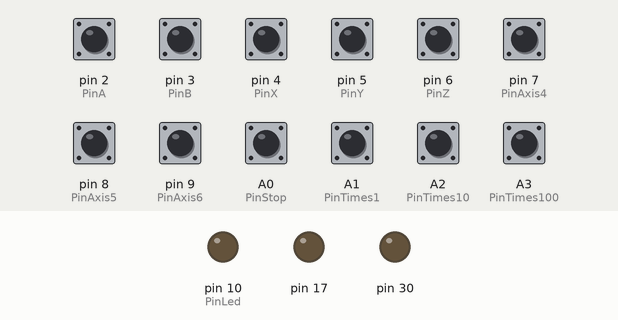
Recording of a sketch running on a simulated SparkFun Pro Micro, built with avr-gcc and run on an emulated ATmega32U4. Shown: output pins drawn as LEDs (lit = HIGH). Inputs (shaded band) come from the test bench; at power-on: A0 (PinStop), A1 (PinTimes1), A2 (PinTimes10), A3 (PinTimes100), pin 2 (PinA), pin 3 (PinB), pin 4 (PinX), pin 5 (PinY), pin 6 (PinZ), pin 7 (PinAxis4), pin 8 (PinAxis5), pin 9 (PinAxis6) HIGH.

Above: at 1.2 s.
1.3 s: A0 (PinStop) pulled LOW for 0.15 s
At 1.37 s:
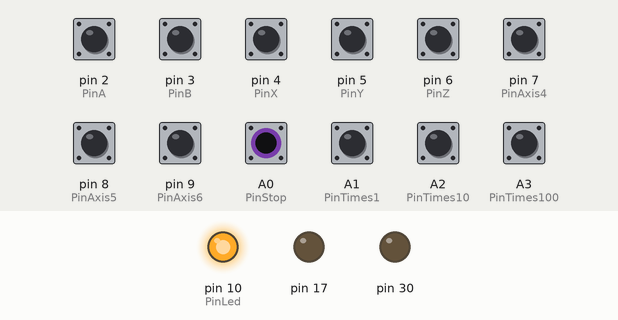
Timing chart, 0 to 4.3 s (numbered marks = the images above; inputs shaded):
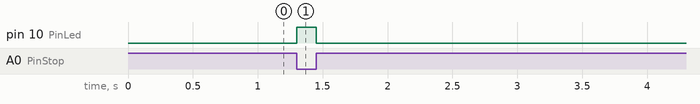

The sketch:

CNC-pendant.ino
```cpp
// CNC pendant interface to Duet
// D Crocker, started 2020-05-04

/* This Arduino sketch can be run on either Arduino Nano or Arduino Pro Micro.
 * It should alo work on an Arduino Uno (using the same wiring scheme as for the Nano) or Arduino Leonardo (using the same wiring scheme as for the Pro Micro).
 * The recommended board is the Arduino Pro Micro because the passthrough works without any modificatoins to the Arduino.

*** Pendant to Arduino Pro Micro connections ***

Pro Micro Pendant   Wire colours
VCC       +5V       red
GND       0V,       black
          COM,      orange/black
          CN,       blue/black
          LED-      white/black

D2        A         green
D3        B         white
D4        X         yellow
D5        Y         yellow/black
D6        Z         brown
D7        4         brown/black
D8        5         powder (if present)
D9        6         powder/black (if present)
D10       LED+      green/black
A0        STOP      blue
A1        X1        grey
A2        X10       grey/black
A3        X100      orange

NC        /A,       violet
          /B        violet/black

*** Arduino Pro Micro to Duet PanelDue connector connections ***

Pro Micro Duet
VCC       +5V
GND       GND
TX1/D0    Through 6K8 resistor to URXD, also connect 10K resistor between URXD and GND

To connect a PanelDue as well:

PanelDue +5V to +5V/VCC
PanelDue GND to GND
PanelDue DIN to Duet UTXD or IO_0_OUT
PanelDue DOUT to /Pro Micro RX1/D0.

*** Pendant to Arduino Nano connections ***

Nano    Pendant   Wire colours
+5V     +5V       red
GND     0V,       black
        COM,      orange/black
        CN,       blue/black
        LED-      white/black

D2      A         green
D3      B         white
D4      X         yellow
D5      Y         yellow/black
D6      Z         brown
D7      4         brown/black
D8      5         powder (if present)
D9      6         powder/black (if present)
D10     X1        grey
D11     X10       grey/black
D12     X100      orange
D13     LED+      green/black
A0      STOP      blue

NC      /A,       violet
        /B        violet/black

*** Arduino Nano to Duet PanelDue connector connections ***

Nano    Duet
+5V     +5V
GND     GND
TX1/D0  Through 6K8 resistor to URXD, also connect 10K resistor between URXD and GND

To connect a PanelDue as well:

PanelDue +5V to +5V
PanelDue GND to GND
PanelDue DIN to Duet UTXD or IO_0_OUT
PanelDue DOUT to Nano/Pro Micro RX1/D0.

On the Arduino Nano is necessary to replace the 1K resistor between the USB interface chip by a 10K resistor so that PanelDiue can override the USB chip.
On Arduino Nano clones with CH340G chip, it is also necessary to remove the RxD LED or its series resistor.

*/

// Configuration constants
const int PinA = 2;
const int PinB = 3;
const int PinX = 4;
const int PinY = 5;
const int PinZ = 6;
const int PinAxis4 = 7;
const int PinAxis5 = 8;
const int PinAxis6 = 9;
const int PinStop = A0;

#if defined(__AVR_ATmega32U4__)     // Arduino Micro, Pro Micro or Leonardo
const int PinTimes1 = A1;
const int PinTimes10 = A2;
const int PinTimes100 = A3;
const int PinLed = 10;
#endif

#if defined(__AVR_ATmega328P__)     // Arduino Nano or Uno
const int PinTimes1 = 10;
const int PinTimes10 = 11;
const int PinTimes100 = 12;
const int PinLed = 13;
#endif


const unsigned long BaudRate = 57600;
const int PulsesPerClick = 4;
const unsigned long MinCommandInterval = 20;

// Table of commands we send, one entry for each axis
const char* const MoveCommands[] =
{
  "G91 G0 F6000 X",     // X axis
  "G91 G0 F6000 Y",     // Y axis
  "G91 G0 F600 Z",      // Z axis
  "G91 G0 F6000 U",     // axis 4
  "G91 G0 F6000 V",     // axis 5
  "G91 G0 F6000 W"      // axis 6
};

#include "RotaryEncoder.h"
#include "GCodeSerial.h"
#include "PassThrough.h"

RotaryEncoder encoder(PinA, PinB, PulsesPerClick);
PassThrough passThrough;

int serialBufferSize;
int distanceMultiplier;
int axis;
uint32_t whenLastCommandSent = 0;

const int axisPins[] = { PinX, PinY, PinZ, PinAxis4, PinAxis5, PinAxis6 };
const int feedAmountPins[] = { PinTimes1, PinTimes10, PinTimes100 };

#if defined(__AVR_ATmega32U4__)     // Arduino Leonardo or Pro Micro
# define UartSerial   Serial1
#elif defined(__AVR_ATmega328P__)   // Arduino Uno or Nano
# define UartSerial   Serial
#endif

GCodeSerial output(UartSerial);

void setup()
{
  pinMode(PinA, INPUT_PULLUP);
  pinMode(PinB, INPUT_PULLUP);
  pinMode(PinX, INPUT_PULLUP);
  pinMode(PinY, INPUT_PULLUP);
  pinMode(PinZ, INPUT_PULLUP);
  pinMode(PinAxis4, INPUT_PULLUP);
  pinMode(PinAxis5, INPUT_PULLUP);
  pinMode(PinAxis6, INPUT_PULLUP);
  pinMode(PinTimes1, INPUT_PULLUP);
  pinMode(PinTimes10, INPUT_PULLUP);
  pinMode(PinTimes100, INPUT_PULLUP);
  pinMode(PinStop, INPUT_PULLUP);
  pinMode(PinLed, OUTPUT);

  output.begin(BaudRate);

  serialBufferSize = output.availableForWrite();

#if defined(__AVR_ATmega32U4__)     // Arduino Leonardo or Pro Micro
  TX_RX_LED_INIT;
#endif
}

// Check for received data from PanelDue, store it in the pass through buffer, and send it if we have a complete command
void checkPassThrough()
{
  unsigned int commandLength = passThrough.Check(UartSerial);
  if (commandLength != 0 && UartSerial.availableForWrite() == serialBufferSize)
  {
    output.write(passThrough.GetCommand(), commandLength);
  }
}

void loop()
{
  // 0. Poll the encoder. Ideally we would do this in the tick ISR, but after all these years the Arduino core STILL doesn't let us hook it.
  // We could possibly use interrupts instead, but if the encoder suffers from contact bounce then that isn't a good idea.
  // In practice this loop executes fast enough that polling it here works well enough
  encoder.poll();

  // 1. Check for emergency stop
  if (digitalRead(PinStop) == HIGH)
  {
    // Send emergency stop command every 2 seconds
    do
    {
      output.write("M112 ;" "\xF0" "\x0F" "\n");
      digitalWrite(PinLed, LOW);
      uint16_t now = (uint16_t)millis();
      while (digitalRead(PinStop) == HIGH && (uint16_t)millis() - now < 2000)
      {
        checkPassThrough();
      }
      encoder.getChange();      // ignore any movement
    } while (digitalRead(PinStop) == HIGH);

    output.write("M999\n");
  }

  digitalWrite(PinLed, HIGH);

  // 2. Poll the feed amount switch
  distanceMultiplier = 0;
  int localDistanceMultiplier = 1;
  for (int pin : feedAmountPins)
  {
    if (digitalRead(pin) == LOW)
    {
      distanceMultiplier = localDistanceMultiplier;
      break;
    }
    localDistanceMultiplier *= 10;
  }

  // 3. Poll the axis selector switch
  axis = -1;
  int localAxis = 0;
  for (int pin : axisPins)
  {
    if (digitalRead(pin) == LOW)
    {
      axis = localAxis;
      break;
    }
    ++localAxis;
  }

  // 5. If the serial output buffer is empty, send a G0 command for the accumulated encoder motion.
  if (output.availableForWrite() == serialBufferSize)
  {
#if defined(__AVR_ATmega32U4__)     // Arduino Micro, Pro Micro or Leonardo
    TXLED1;                         // turn off transmit LED
#endif
    const uint32_t now = millis();
    if (now - whenLastCommandSent >= MinCommandInterval)
    {
      int distance = encoder.getChange() * distanceMultiplier;
      if (axis >= 0 && distance != 0)
      {
#if defined(__AVR_ATmega32U4__)     // Arduino Micro, Pro Micro or Leonardo
        TXLED0;                     // turn on transmit LED
#endif
        whenLastCommandSent = now;
        output.write(MoveCommands[axis]);
        if (distance < 0)
        {
          output.write('-');
          distance = -distance;
        }
        output.print(distance/10);
        output.write('.');
        output.print(distance % 10);
        output.write('\n');
      }
    }
  }

  checkPassThrough();
}

// End
```

GCodeSerial.cpp
```cpp
#include "GCodeSerial.h"

void GCodeSerial::begin(unsigned long baud)
{
  serial.begin(baud);
  lineNumber = 0;
  checksum = 0;
  emptyLine = true;
}

size_t GCodeSerial::write(uint8_t c)
{
  if (c == '\n')
  {
    if (!emptyLine)
    {
      serial.write('*');
      serial.print(checksum);
      emptyLine = true;
    }
  }
  else
  {
    if (emptyLine)
    {
      ++lineNumber;
      checksum = 0;
      emptyLine = false;        // do this first to avoid infinite recursion
      write('N');               // this recurses so that it updates the checksum
      print(lineNumber);        // this recurses so that it updates the checksum
    }
    checksum ^= c;
  }
  serial.write(c);
  return 1;
}

// End
```

GCodeSerial.h
```cpp
#ifndef GCODESERIAL_INCLUDED
#define GCODESERIAL_INCLUDED

#include "Arduino.h"

// Class to output to serial, adding line numbers and checksums
class GCodeSerial : public Print
{
public:
  GCodeSerial(HardwareSerial& device) : serial(device) { }

  void begin(unsigned long baud);
  size_t write(uint8_t) override;
  int availableForWrite() override { return serial.availableForWrite(); }
  using Print::write;

private:
  HardwareSerial& serial;
  uint16_t lineNumber;
  uint8_t checksum;
  bool emptyLine;
};

#endif
```

PassThrough.cpp
```cpp
#include "PassThrough.h"

// Store character and add to checksum. If no room, we will discover that when we try to append the newline, so no need to record overflow here.
void PassThrough::StoreAndAddToChecksum(char c)
{
  actualChecksum ^= c;
  if (count < sizeof(buffer)/sizeof(buffer[0]))
  {
    buffer[count++] = c;
  }
}

// Get the command and reset the state
const char *PassThrough::GetCommand()
{
  state = State::waitingForStart;
  return buffer;
}

// Check for new data, return 0 if no command available, else length of the command
unsigned int PassThrough::Check(HardwareSerial& serial)
{
  while (state != State::haveCommand && serial.available() != 0)
  {
#if defined(__AVR_ATmega32U4__)     // Arduino Micro, Pro Micro or Leonardo
    RXLED0;                         // turn on receive LED
#endif
    const char c = serial.read();
#if defined(__AVR_ATmega32U4__)     // Arduino Micro, Pro Micro or Leonardo
    if (c == '\r' || c == '\n')
    {
      RXLED1;                       // turn off receive LED
    }
    else
    {
      RXLED0;                       // turn on receive LED
    }
#endif
    switch (state)
    {
      case State::waitingForStart:
        if (c == 'N')
        {
          state = State::receivingLineNumber;
          actualChecksum = c;
          count = 0;
        }
        break;

      case State::receivingLineNumber:
        if (c >= '0' && c <= '9')
        {
          StoreAndAddToChecksum(c);
          break;
        }
        state = State::receivingCommand;
        __attribute__ ((fallthrough));
      case State::receivingCommand:
        if (c == '*')
        {
          state = State::receivingChecksum;
          receivedChecksum = 0;
          break;
        }
        if (c == '\n' || c == '\r')
        {
          state = State::waitingForStart;
          break;
        }
        if (c == '"')
        {
          state = State::receivingQuotedString;
        }
        StoreAndAddToChecksum(c);
        break;

      case State::receivingQuotedString:
        if (c == '\n' || c == '\r')
        {
          state = State::waitingForStart;
          break;
        }
        if (c == '"')
        {
          state = State::receivingCommand;
        }
        StoreAndAddToChecksum(c);
        break;

      case State::receivingChecksum:
        if (c == '\n' || c == '\r')
        {
          if (count == sizeof(buffer)/sizeof(buffer[0]))    // if buffer too small for the command
          {
            state = State::waitingForStart;
            break;
          }
          buffer[count++] = '\n';
          state = (receivedChecksum == actualChecksum) ? State::haveCommand : State::waitingForStart;
        }
        else if (c >= '0' && c <= '9')
        {
          receivedChecksum = (10 * receivedChecksum) + (c - '0');
        }
        else
        {
          state = State::waitingForStart;
        }
        break;

      default:
        break;
    }
  }
  return (state == State::haveCommand) ? count : 0;
}

// End
```

PassThrough.h
```cpp
#ifndef PASSTHROUGH_H_INCLUDED
#define PASSTHROUGH_H_INCLUDED

#include "Arduino.h"

// Class to accumulate commands received from PanelDue to be passed through
class PassThrough
{
public:
  unsigned int Check(HardwareSerial& serial);     // Check for new data, return 0 if no command available, else length of the command
  const char *GetCommand();                       // Get the command and reset the state

private:
  void StoreAndAddToChecksum(char c);             // Store character and add to checksum. If no room, set the overflow flag.
  // Pass through data
  enum class State : uint8_t
  {
    waitingForStart = 0,
    receivingLineNumber,
    receivingCommand,
    receivingQuotedString,
    receivingChecksum,
    haveCommand
  };

  uint8_t count = 0;
  uint8_t actualChecksum;
  uint8_t receivedChecksum;
  State state = State::waitingForStart;
  bool overflowed;
  char buffer[100];
};

#endif
```

RotaryEncoder.cpp
```cpp
#include "RotaryEncoder.h"
#include "arduino.h"

void RotaryEncoder::init()
{
  pinMode(pin0, INPUT_PULLUP);
  pinMode(pin1, INPUT_PULLUP);
  change = 0;
  delay(10);                  // ensure we read the initial state correctly
  state = readState();
}

void RotaryEncoder::poll()
{
  // State transition table. Each entry has the following meaning:
  // 0 - the encoder hasn't moved
  // 1 - the encoder has moved 1 unit clockwise
  // -1 = the encoder has moved 1 unit anticlockwise
  static const int tbl[16] =
  {  0, +1, -1, 0,    // position 3 = 00 to 11, can't really do anything, so 0
    -1,  0, -2, +1,   // position 2 = 01 to 10, assume it was a bounce and should be 01 -> 00 -> 10
    +1, +2,  0, -1,   // position 1 = 10 to 01, assume it was a bounce and should be 10 -> 00 -> 01
     0, -1, +1, 0     // position 0 = 11 to 10, can't really do anything
  };
  const unsigned int t = readState();
  const int movement = tbl[(state << 2) | t];
  change += movement;
  state = t;
}

int RotaryEncoder::getChange()
{
  int r;
  noInterrupts();
  if (change >= ppc)
  {
    r = change/ppc;
  }
  else if (change <= -ppc)
  {
    r = -((-change)/ppc);
  }
  else
  {
    r = 0;
  }
  change -= (r * ppc);
  interrupts();
  return r;
}

// End
```

RotaryEncoder.h
```cpp
#ifndef __RotaryEncoderIncluded
#define __RotaryEncoderIncluded

#include <Arduino.h>

class RotaryEncoder
{
  uint8_t state;
  int pin0, pin1;
  int ppc;
  int change;

  uint8_t readState()
  {
    return (digitalRead(pin0) ? 1u : 0u) | (digitalRead(pin1) ? 2u : 0u);
  }

public:
  RotaryEncoder(int p0, int p1, int pulsesPerClick) :
    state(0), pin0(p0), pin1(p1), ppc(pulsesPerClick), change(0) {}

  void init();
  void poll();
  int getChange();
};

#endif
```

Measured:
- after the input at 1.3 s, pin 10 (PinLed): LOW → HIGH at once, → LOW 0.15 s later
